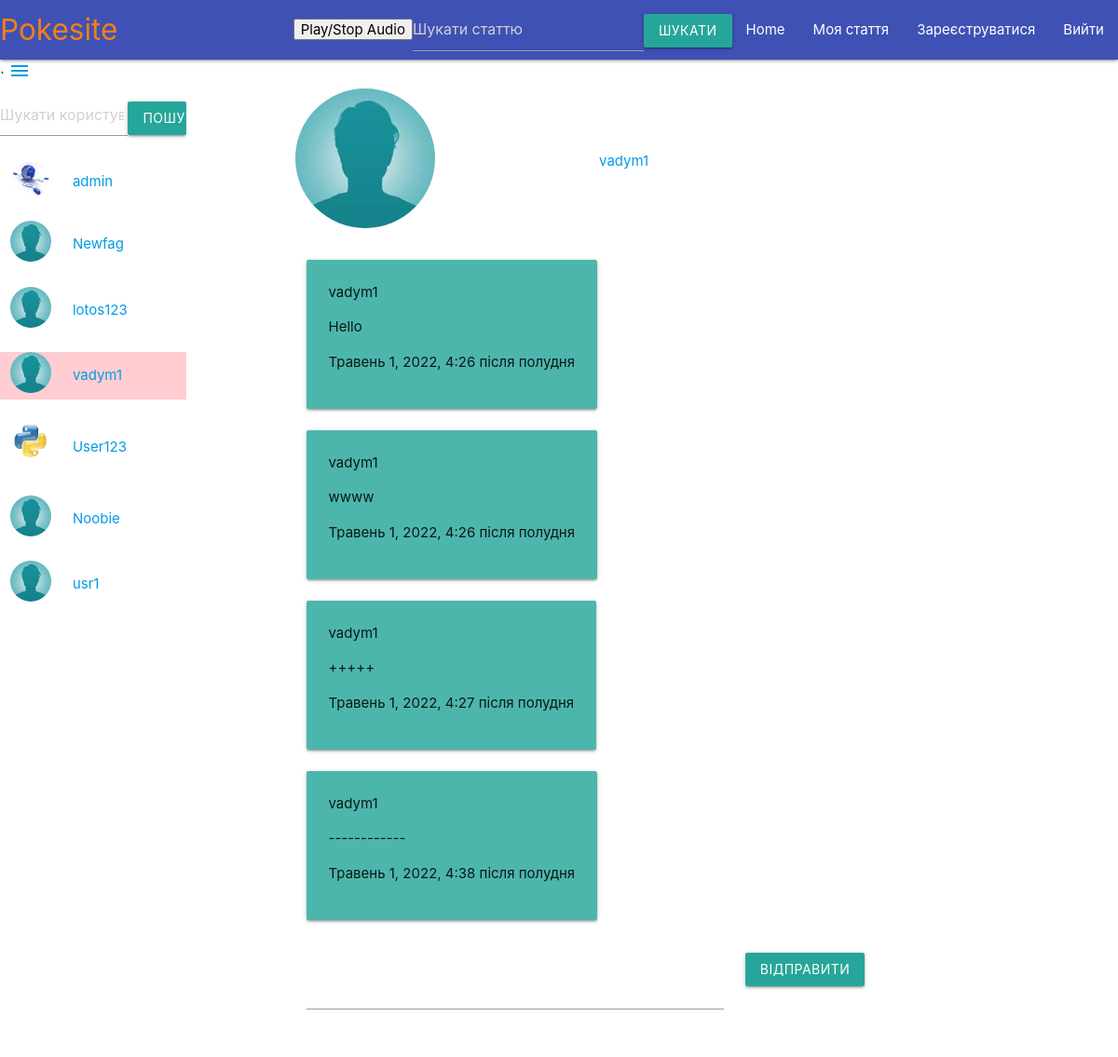
Page /chat/ (signed in) on the committed database.
### blog/models.py (models this page shows, shortened)
class Profile(models.Model):
    user = models.OneToOneField(User, on_delete=models.CASCADE)
    avatar = models.ImageField(default='blog/static/img/profile/default_avatar.jpg',
                               upload_to='blog/static/img/profiles',
                               verbose_name='Картинка профілю')
    about = models.TextField(max_length=500, verbose_name="Про себе",
                             blank=True)

### chat/models.py (models this page shows, shortened)
class Message(models.Model):
    sender = models.ForeignKey(User,
                               related_name="sent_messages",
                               on_delete=models.CASCADE)
    receiver = models.ForeignKey(User,
                               related_name="received_messages",
                               on_delete=models.CASCADE)
    message = models.TextField()
    seen = models.BooleanField(default=False)
    date_created = models.DateTimeField(default=timezone.now)
    class Meta:
        ordering = ('date_created', )

### chat/views.py (the view)
# urls.py: path('', views.load_messages_home),
@login_required
def load_messages_home(request):
    users = None
    if request.method == "POST":
        searched = request.POST.get('searchuser')
        users = User.objects.filter(username__icontains=searched)
        if users.count()>0:
            return load_messages(request, users[0].pk, users)
    return load_messages(request, request.user.pk, users)

### chat/views.py (called while the page is built)
def unread_msg_num(request):
    if request.user.is_authenticated:
        unread_messages = Message.objects.filter(
            Q(seen=False) & Q(receiver=request.user)
        )
        unread_messages_count = unread_messages.count()
        return unread_messages_count

### chat/templates/chatroom.html (shortened to what this page needs)
{% extends 'navbar.html' %}
{% block content %}
<div class="row">
    <div class="col s4 m2 l2 sidenav-fixed">
        <div class="row valign-wrapper">
        <form class="" id="search_user" method=POST action="{% url 'search_user' %}">
            <input type="search" name="searchuser"
            placeholder="Шукати користувача">
        </form>
        <button class="btn waves-effect waves-light"
                 form="search_user"
                 type="submit" >Пошук</button>
        </div>
        {% for user_ in users %}
            {% if user_ == other_user %}
            <div class="row valign-wrapper red lighten-4">
            {% else %}
            <div class="row valign-wrapper ">
            {% endif %}
            <div class="col s4">
                <a href="/chat/{{user_.pk}}"><img src="/{{user_.profile.avatar}}" alt="" class="circle responsive-img">
                </a>
            </div>
            <div class="col s8">
              <span class="black-text">
                <a href="/chat/{{user_.pk}}">{{user_.username}}</a>
              </span>
            </div>
        </div>
        {%endfor%}
    </div>
    <div class="container">
        <div class="container">
    <div class="col s8 m12 l12">
        <div class="row valign-wrapper">
            <div class="col s10">
                <a href="{% url 'look_profile' other_user.username %}">
                    <img src="/{{other_user.profile.avatar}}" alt="" class="circle responsive-img">
                </a>
            </div>
            <div class="col s8">
              <span class="black-text">
                <a href="{% url 'look_profile' other_user.username %}">{{other_user.username}}</a>
              </span>
            </div>
        </div>
        <div id="message-area" class="col s8 m12 l12">
            <div id="messages" class="row">
            {% for message in user_messages %}
            <div class="col s12 m12 l12">
                <div class="card-panel {% if request.user == message.sender %} left teal lighten-2{% else %} right red lighten-2{%endif%}">
                    <div class="card-content">
                        <span class="card-title">{{message.sender.username}}</span>
                        <p>{{message.message}}</p>
                        <p>{{message.date_created}}</p>
                    </div>
                </div>
            </div>
            {% endfor %}
            </div>
            <div class="row">
                <div class="input-field col s10">
                  <input id="message-input" type="text" data-length="1000">
                </div>
                <div class="col s2">
                    <button id="send-btn"  class="btn waves-effect waves-light" type="submit" name="action">Відправити
                    </button>
                </div>
            </div>
        </div>
    </div>
</div>
</div>
</div>
{%endblock%}

### blog/static/css/sidenav.css (style rules this page uses)
.sidenav-fixed { position: fixed; width: 200px; z-index: 1; top: 100px; left: 0; height: 600px; float:left; overflow-y: scroll; overflow-x: scroll; overflow: scroll }

### rows in the picture
Message: sender.username "vadym1", message "Hello", date_created "Травень 1, 2022, 4:26 після полудня"
Message: sender.username "vadym1", message "wwww", date_created "Травень 1, 2022, 4:26 після полудня"
Message: sender.username "vadym1", message "+++++", date_created "Травень 1, 2022, 4:27 після полудня"
Message: sender.username "vadym1", message "------------", date_created "Травень 1, 2022, 4:38 після полудня"

### other values in the picture
{{ user_.username }} "admin"
{{ user_.username }} "Newfag"
{{ user_.username }} "lotos123"
{{ user_.username }} "vadym1"
{{ user_.username }} "User123"
{{ user_.username }} "Noobie"
{{ user_.username }} "usr1"
{{ other_user.username }} "vadym1"
